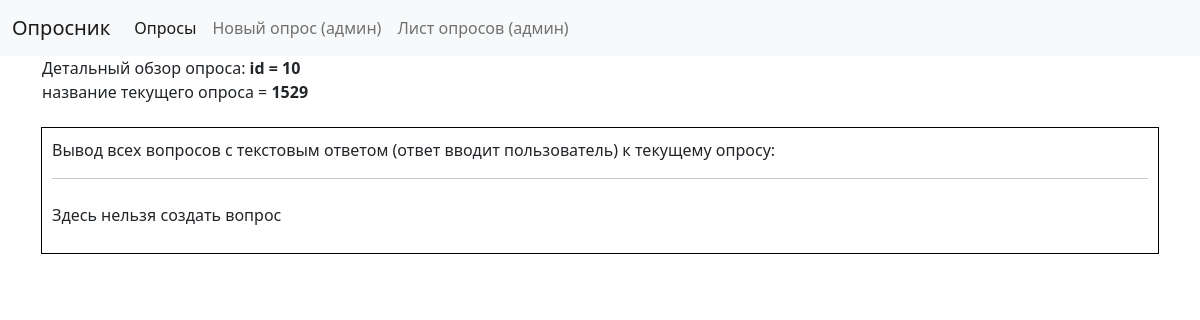
Before: /opros_detailed/10 with the older database file.
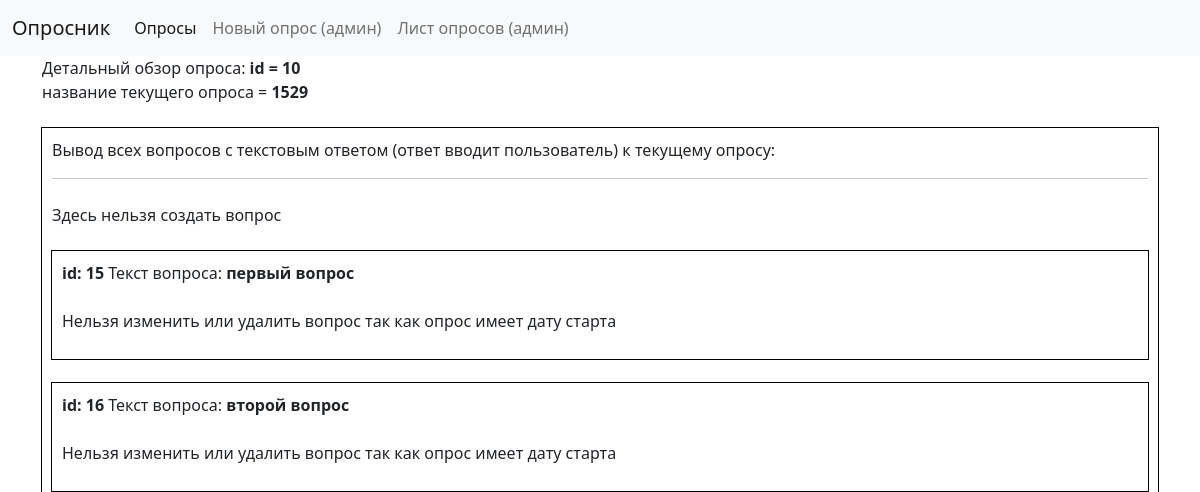
After: the same page with the newer database file.
### app/models.py (models this page shows, shortened)
class Question_tekst(models.Model):
    opros_id = models.ForeignKey(Opros, on_delete=models.DO_NOTHING, related_name="question_for_opros")
    question_text = models.CharField(max_length=1000)
    question_answer = models.CharField(max_length=1000, blank=True, null=True) #здесь ошибка этого поля быть не должно, это ответ в обьекте ответ

### app/views.py (the view)
# urls.py: path("opros_detailed/<int:opros_id>", views.opros_detailed, name="opros_detailed"),
def opros_detailed(request, opros_id):
    current_opros = Opros.objects.get(pk=opros_id)
    questions_tekst = current_opros.question_for_opros.all()
    return render(request, "app/opros_detailed.html",{
        "current_opros": current_opros,
        "questions_tekst": questions_tekst,
    })

### app/templates/app/opros_detailed.html (shortened to what this page needs)
{% extends "app/layout.html" %}
{% block body %}
    Детальный обзор опроса:
    <b>id = {{current_opros.id}}</b><br>
    название текущего опроса = <b>{{current_opros.title}}<br><br> </b>
    <div class="questions_tekst">
        <p>Вывод всех вопросов с текстовым ответом (ответ вводит пользователь) к текущему опросу:</p>
        <hr>
        {% if current_opros.date_of_start == None %}
            <div class="questions_tekst mt-4">
                <p>создать новый вопрос с текстовым ответом:</p>
                <a href="{% url 'new_vopros_text' current_opros.id %}" class="btn btn-success">Создать</a>
            </div>
        {% else %}
            <p class="mt-4">Здесь нельзя создать вопрос </p>
        {% endif %}
        {% for vopros in questions_tekst  %}
            <div class="questions_tekst mt-4">
                <b>id: {{vopros.id}}</b>
                Текст вопроса: <b>{{vopros.question_text}}</b>
                {% if current_opros.date_of_start == None %}
                    <div class="mt-4">
                        <a href="{% url 'edit_vopros_text' vopros.id %}" class="btn btn-primary">Edit</a>
                        <a href="{% url 'delete_vopros_text' vopros.id %}" class="btn btn-danger">Delete</a>
                    </div>
                {% else %}
                    <p class="mt-4">Нельзя изменить или удалить вопрос так как опрос имеет дату старта</p>
                {% endif %}
            </div>
        {% endfor %}
    </div>
{% endblock %}

Changed rows visible on the page:
added Question_tekst: id "15", question_text "первый вопрос"
added Question_tekst: id "16", question_text "второй вопрос"
